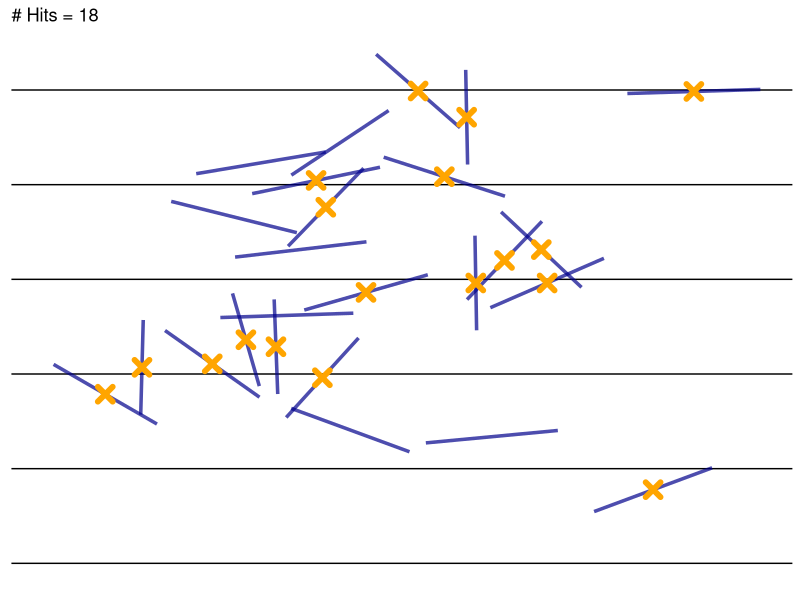
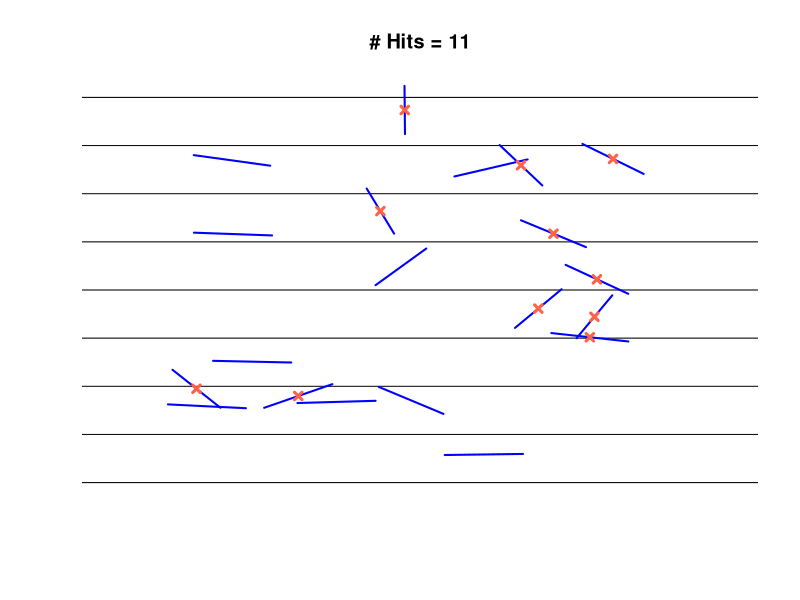

Write the R code that produced these figures, in order.


# Code1 with tidyverse package:



#####################################



library(tidyverse)


Buffon_needle <- function(n = 25, a = 1.5, L = 1.5, seed = 1234){
Yintercept <- seq(-4, 4, by = L)

P <- ggplot() +
  geom_hline(yintercept = Yintercept) + 
  labs(y = NULL) +
  coord_cartesian(xlim = c(0, 8), ylim = c(-4, 4), expand = TRUE)+
  theme(
    panel.border = element_blank(),
    axis.text = element_blank(),
    panel.grid = element_blank(),
    axis.ticks = element_blank(), 
    panel.background = element_rect(fill = "white")
  )
P
set.seed(seed)
x1 <- runif(n, 1, 7)
y1 <- runif(n, -3.5, 3.5)
theta1 <- runif(n, 0, pi)
x1_2 <- x1 + a * cos(theta1)
y1_2 <- y1 + a * sin(theta1)

X <- numeric(2*n)
Y <- numeric(2*n)
ind1 <- seq(1, 2*n, by = 2)
ind2 <- seq(2, 2*n, by = 2)
X[ind1] <- x1
X[ind2] <- x1_2
Y[ind1] <- y1
Y[ind2] <- y1_2

Meanx <- (x1 + x1_2)/2

Meany <- (y1 + y1_2)/2


yy <- Yintercept
nn <- length(Yintercept)
Res <- expand_grid(Meany, yy) 
ID <- rep(paste0("needle", 1:n), each = nn)
Res$ID = factor(ID, levels = unique(ID), ordered = TRUE)
Res %>%
  mutate(Distance = sqrt((Meany - yy)^2)) %>%
  group_by(ID) %>% 
  summarise(MIN = min(Distance)) -> DISTANCE


DISTANCE

needle_dist <- a * sin(theta1)/2
DISTANCE <- DISTANCE %>%
  mutate(HIT = 1 * (MIN < needle_dist))






IND_hit <- which(DISTANCE$HIT == 1)
n_hit <- length(IND_hit)

df2 <- tibble(x = Meanx[IND_hit], y = Meany[IND_hit])


Df <- tibble(x = X, y = Y, Time = rep(1:n, each = 2))
P + geom_line(data = Df, aes(x = x, y = y, group = Time), 
              size = 1.2, color = "darkblue", alpha = .7) + 
  geom_point(data = df2, aes(x = x, y = y), shape = 4, 
             color = "orange", stroke = 3, size = 3) + 
  labs(title = paste0("# Hits = ", n_hit), x = NULL) -> P1
myresult <- list(number_hits = n_hit, Plot = P1)
return(myresult)
}

outPut <- Buffon_needle()
P1 <- outPut$Plot
P1

## if you want show this plot as a giff then run these codes below


#library(gganimate)
#P1 + transition_reveal(Time)




# code2: with base functions in R



Buffon_updated <- function(n = 20, a = 1.5, L = 2, 
                           show = TRUE, seed = 12){
if(a > L) stop("a must be smaller than L")

Yintercept <- seq(-4, 4, by = L)

set.seed(seed)
x1 <- runif(n, 1, 7)
y1 <- runif(n, -3.5, 3.5)
theta1 <- runif(n, 0, pi)
x1_2 <- x1 + a * cos(theta1)
y1_2 <- y1 + a * sin(theta1)




Meanx <- (x1 + x1_2)/2

Meany <- (y1 + y1_2)/2









nn <- length(Yintercept)
Res <- expand.grid(Yintercept, Meany) 
names(Res) <- c("Meany", "y")
ID <- rep(paste0("needle", 1:n), each = nn)
Res$ID = factor(ID, levels = unique(ID), ordered = TRUE)
Distance = sqrt((Res$Meany - Res$y)^2)
Res$distance <- Distance
result <- aggregate(Distance ~ ID, data = Res, FUN = min)


needle_dist <- a * sin(theta1)/2

Hit <- 1 * (result$Distance < needle_dist)







IND_hit <- which(Hit == 1)
n_hit <- length(IND_hit)
df2 <- data.frame(x = Meanx[IND_hit], y = Meany[IND_hit])




if(show){
plot(x = c(0, 8), y = c(-4, 4), type = "n", frame = FALSE, 
xaxt = "n", yaxt = "n", xlab = "", ylab = "", 
main = paste0("# Hits = ", n_hit))

abline(h = Yintercept)
for(i in 1:n){
xx <- c(x1[i], x1_2[i])
yy <- c(y1[i], y1_2[i])
lines(x = xx, y = yy, col = "blue", lwd = 2)
}

points(x = df2$x, y = df2$y, pch = 4, 
       col = "tomato", lwd = 3)

}
return(n_hit)
}


Buffon_updated(L = 1, a = 1, seed = 2, n = 20)


